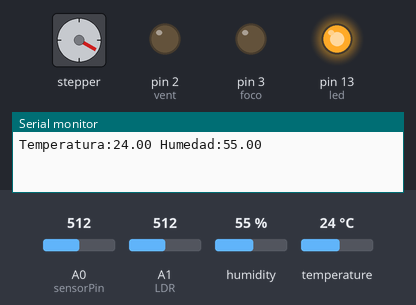
A sketch run on a simulated Arduino Uno, built with avr-gcc and run on an emulated ATmega328P. On the bench: stepper motor, output pins drawn as LEDs (lit = HIGH), the last lines printed to the serial monitor. The test bench sets the inputs (shaded band); at power-on: temperature 24 °C, A0 (sensorPin) = 512, A1 (LDR) = 512, humidity 55 %. Stepper angles assume 300 steps per turn.

Above: at 5.2 s.
5.3 s: temperature set to 26 °C
13.5 s: temperature set to 29 °C
At 18.67 s:
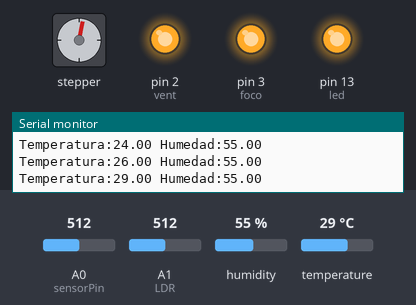
20.6 s: A0 (sensorPin) set to 486
At 24.0 s:
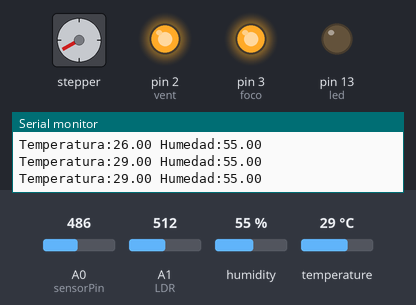
26.8 s: A1 (LDR) set to 685
32.9 s: A1 (LDR) set to 708
At 37.19 s:
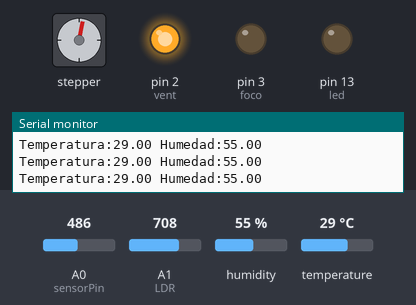
39.1 s: A0 (sensorPin) set to 510
At 42.5 s:
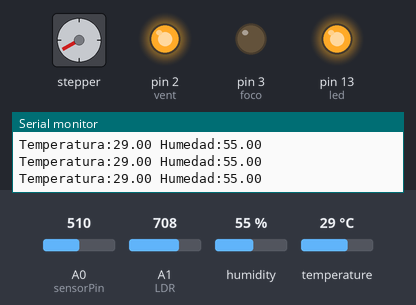
Timing chart, 0 to 50.9 s (numbered marks = the images above; inputs shaded):
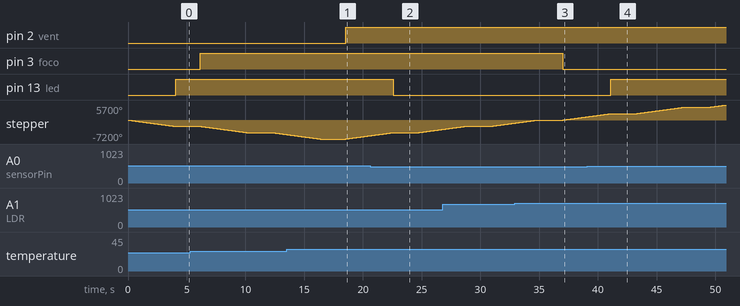

The sketch:

invernadero.ino
```cpp
const int sensorPin = A0;
int led = 13;
float h;

#include <Stepper.h>
int A=10;
int B=11;
int C=9;
int D=8;
int err;
  float temp;
  float humi;
  const int PasosMotor = 300;
Stepper Motor(PasosMotor, 8, 9, 10, 11);
#include <DHT11.h>    //incluir librería DHT11
int luz;        //Variable luz del ldr
int foco=3;     //Pin de salida al rele para el funcionamiento del foco
int pin=4;      //Pin de lectura del DHT11
DHT11 dht11(pin);
int vent=2;      //Pin ventilador
int estado;           //BT
int estado1;          //BT

 #include <SoftwareSerial.h>

SoftwareSerial BT(6, 5); // RX, TX

void setup()
{
    pinMode (led,OUTPUT);
    Motor.setSpeed(100);
  pinMode(A,OUTPUT);
  pinMode(B,OUTPUT);
  pinMode(foco,OUTPUT);   //Se declara el foco como salida
  pinMode(D,OUTPUT);      //Se declara el pin 8 (Puente H) como salida
  pinMode(C,OUTPUT);      //Se declara el pin 9 (Puente H) como salida
  pinMode(vent,OUTPUT);   //Se declara el vent como salida
  Serial.begin(9600);     //Se inicia la comunicación serial con el monitor serial
  BT.begin(9600);
    Motor.step(-2000);

}

void loop(){
  h = analogRead(sensorPin);

   if(h> 500)
   {
    BT.print("Insuficiencia de agua");   //Imprime palabras "Hace falta agua"
            BT.println();
    digitalWrite(led,HIGH);
      //hacer las acciones necesarias
   }
   else{
        BT.print("Suficiente agua");   //Imprime palabras "Suficiente agua"
            BT.println();
    digitalWrite(led,LOW);
   }
   delay(1000);
if (BT.available()) {         //Pregunta si hay BT
    estado=(BT.read());       //Lee el estado0
        estado1=(BT.read());     //Lee el estado1
  }
   BT.print("Temperatura: ");         //Imprime palabra "Temperatura" en la app
   BT.print(String(temp));  //Imprime el valor de temperatura en la app
   BT.print("°C   ");       //°C
   BT.print("Humedad:  ");          //Imprime palabra "Humedad" en la app
   BT.print(String(humi));  //Imprime el valor de humedad en la app
   BT.print("%");           //%
    BT.println();
  if((err=dht11.read(humi, temp))==0)
  {
    Serial.print("Temperatura:");  // Se imprime la palabra "Temperatura" en el monitor serial
    Serial.print(temp);             //Se muestra el valor de temperatura en C°
    Serial.print(" Humedad:");      //Se imprime la palabra "Humedad" en el monitor serial
    Serial.print(humi);             //Se muestra el valor de humedad en %
    Serial.println();               //Enter
  }
  else {
    Serial.println();
    Serial.print("Error No :");
    Serial.print(err);
    Serial.println();
  }
  delay(DHT11_RETRY_DELAY); //delay for reread
luz=analogRead(A1);           //Se lee los datos del LDR y se los almacena en una variable entera luz
if(  luz>=700){
    BT.println();
       BT.print("Luz encendida ");         //Imprime palabras "Luz apagada"
digitalWrite(foco,LOW);       /*En el caso de que el sensor entregue un valor mayor o igual a 700 (Hay presencia de luz) entonces el foco estará apagado          */}
else{
   BT.print("Luz apagada");   //Imprime palabras "Luz encendida
       BT.println();
digitalWrite(foco,HIGH);      /*Caso contrario se prenderá (Ausencia de luz)*/
}
  if(temp>=28){      // En el caso de que la temperatura sea mayor a 30
        BT.print("Ventilador encendido");   //Imprime palabras "Ventilador encendido"
            BT.println();
        BT.print("Techo abierto");   //Imprime palabras "Techo abierto"
            BT.println();
    digitalWrite(vent,HIGH);  // Se enciende el ventilador
  Motor.step(2000);          /*Se mueve el motor que lleva el techo (Abrir) */
  }
  else{       //Caso contrario
    BT.print("Techo cerrado");   //Imprime palabras "Techo abierto"
        BT.println();
    BT.print("Ventilador apagado");   //Imprime palabras "Ventilador apagado"
        BT.println();
       digitalWrite(vent,LOW);       //Se apaga el ventilador
    Motor.step(-2000);                 /*Se mueve el motor que lleva el techo (Cerrar) */
    }    }
```

Measured:
- the behaviour switches between 27 and 28 °C on temperature (found by bisection; images 0 and 1)
- the behaviour switches between 501 and 500 on A0 (sensorPin) (found by bisection; images 1 and 2)
- the behaviour switches between 699 and 700 on A1 (LDR) (found by bisection; images 2 and 3)
- after the input at 13.5 s, pin 2 (vent): LOW → HIGH after 5.0 s
- after the input at 20.6 s, pin 13 (led): HIGH → LOW after 2.0 s
- after the input at 32.9 s, pin 3 (foco): HIGH → LOW after 4.1 s
- after the input at 39.1 s, pin 13 (led): LOW → HIGH after 2.0 s
